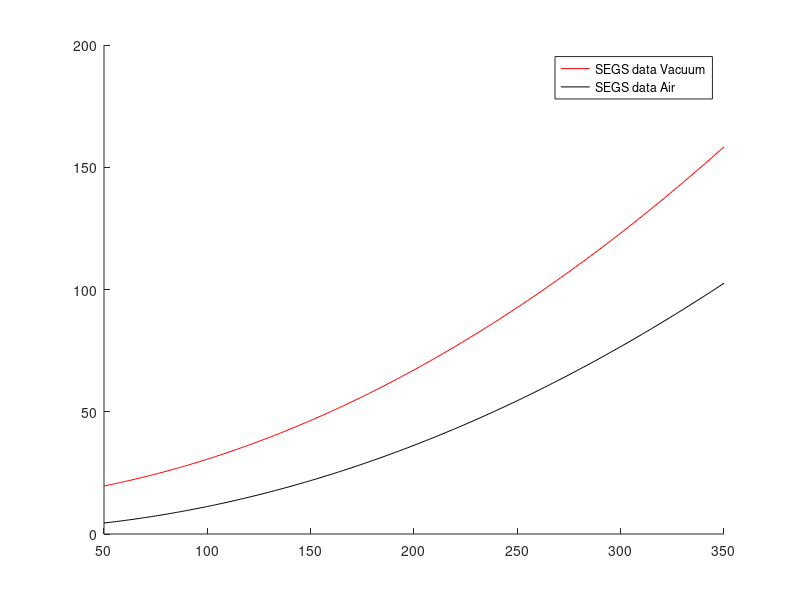

Source code (MATLAB):
x = 50:350;  
p1 = 0.0007665
  p2 = 0.020303
  p3 = 1.5612

y = p1*x.^2 + p2*x +     p3; 

 p1 = 0.0009726
  p2 = 0.073288
  p3 = 13.553
y2 = p1*x.^2 + p2*x +    p3 ;

hold on
plot(x,y2,'r-')
plot(x,y,'k-')

legend('SEGS data Vacuum','SEGS data Air', 'Model prediction Vacuum', 'Model prediction Air')
 
 